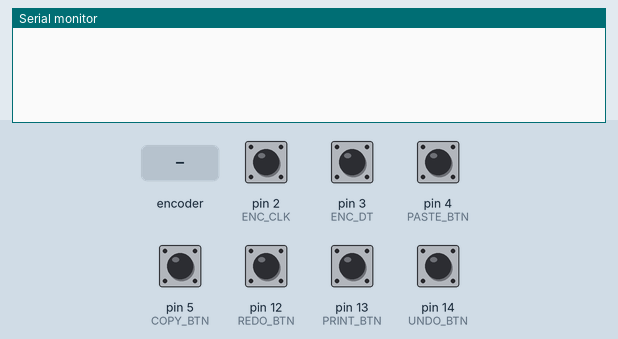
A sketch run on a simulated Arduino Uno, built with avr-gcc and run on an emulated ATmega328P. Shown: the last lines printed to the serial monitor. The inputs (shaded band) are chosen by the test bench; at power-on: pin 2 (ENC_CLK), pin 3 (ENC_DT), pin 4 (PASTE_BTN), pin 5 (COPY_BTN), pin 12 (REDO_BTN), pin 13 (PRINT_BTN), pin 14 (UNDO_BTN) HIGH.

Above: at 1.2 s.
1.3 s: rotary encoder on pin 2 (ENC_CLK) / pin 3 (ENC_DT) turned 1 step (first pin leading)
At 2.0 s:
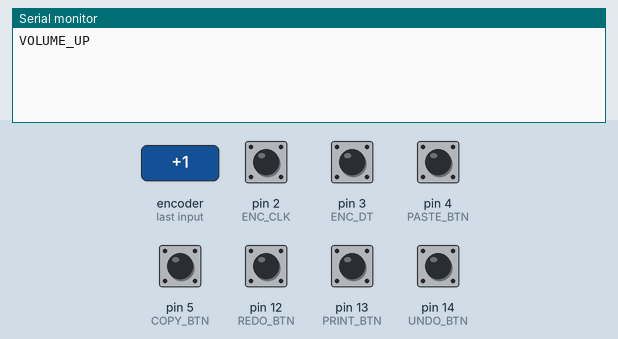
3.0 s: pin 4 (PASTE_BTN) pulled LOW for 0.15 s
At 4.2 s:
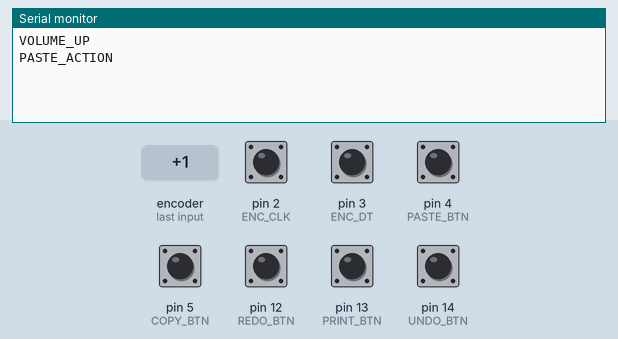
4.6 s: pin 5 (COPY_BTN) pulled LOW for 0.15 s
At 5.7 s:
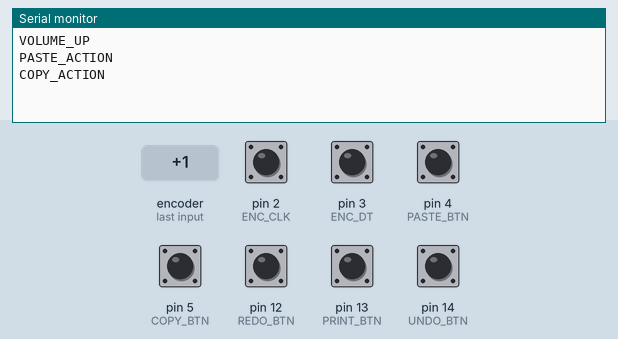
6.2 s: pin 12 (REDO_BTN) pulled LOW for 0.15 s
At 6.9 s:
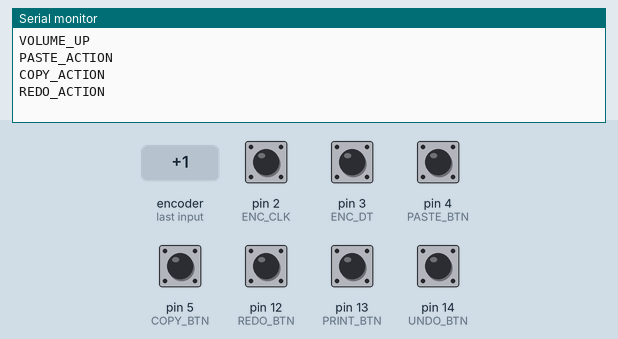
7.8 s: pin 13 (PRINT_BTN) pulled LOW for 0.15 s
At 8.2 s:
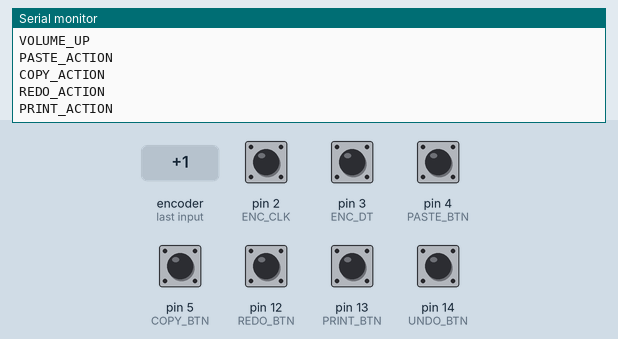
9.4 s: pin 14 (UNDO_BTN) pulled LOW for 0.15 s
At 10.6 s:
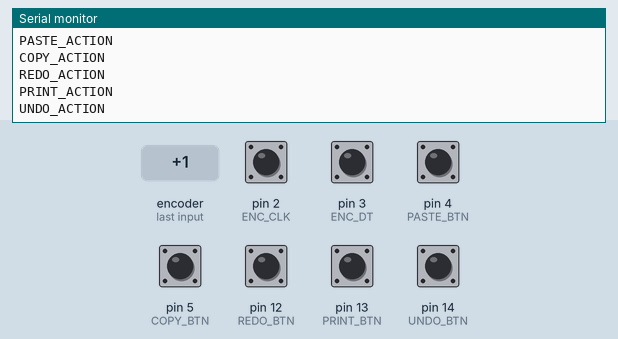

The sketch:

macropad_nodemcu_code.ino
```cpp
#define COPY_BTN 5
#define PASTE_BTN 4
#define UNDO_BTN 14
#define REDO_BTN 12
#define PRINT_BTN 13
#define SS_BTN 0

#define ENC_CLK 2
#define ENC_DT 3  // RX (GPIO3)

int lastClk = HIGH;

void setup() {
  Serial.begin(9600);

  pinMode(COPY_BTN, INPUT_PULLUP);
  pinMode(PASTE_BTN, INPUT_PULLUP);
  pinMode(UNDO_BTN, INPUT_PULLUP);
  pinMode(REDO_BTN, INPUT_PULLUP);
  pinMode(PRINT_BTN, INPUT_PULLUP);
  pinMode(SS_BTN, INPUT_PULLUP);

  pinMode(ENC_CLK, INPUT_PULLUP);
  pinMode(ENC_DT, INPUT_PULLUP);

  lastClk = digitalRead(ENC_CLK);
}

void loop() {
  if (digitalRead(COPY_BTN) == LOW) {
    Serial.println("COPY_ACTION");
    delay(300);
  }
  if (digitalRead(PASTE_BTN) == LOW) {
    Serial.println("PASTE_ACTION");
    delay(300);
  }
  if (digitalRead(UNDO_BTN) == LOW) {
    Serial.println("UNDO_ACTION");
    delay(300);
  }
  if (digitalRead(REDO_BTN) == LOW) {
    Serial.println("REDO_ACTION");
    delay(300);
  }
  if (digitalRead(PRINT_BTN) == LOW) {
    Serial.println("PRINT_ACTION");
    delay(300);
  }
  if (digitalRead(SS_BTN) == LOW) {
    Serial.println("SS_ACTION");
    delay(300);
  }

  int currentClk = digitalRead(ENC_CLK);
  if (currentClk != lastClk && currentClk == LOW) {
    if (digitalRead(ENC_DT) != currentClk) {
      Serial.println("VOLUME_UP");
    } else {
      Serial.println("VOLUME_DOWN");
    }
    delay(100);
  }
  lastClk = currentClk;
}
```

Measured:
- after the input at 1.3 s, the serial monitor: prints a new line at once (image 1)
- after the input at 3.0 s, the serial monitor: prints a new line at once (image 2)
- after the input at 4.6 s, the serial monitor: prints a new line at once (image 3)
- after the input at 6.2 s, the serial monitor: prints a new line at once (image 4)
- after the input at 7.8 s, the serial monitor: prints a new line at once (image 5)
- after the input at 9.4 s, the serial monitor: prints a new line at once (image 6)
